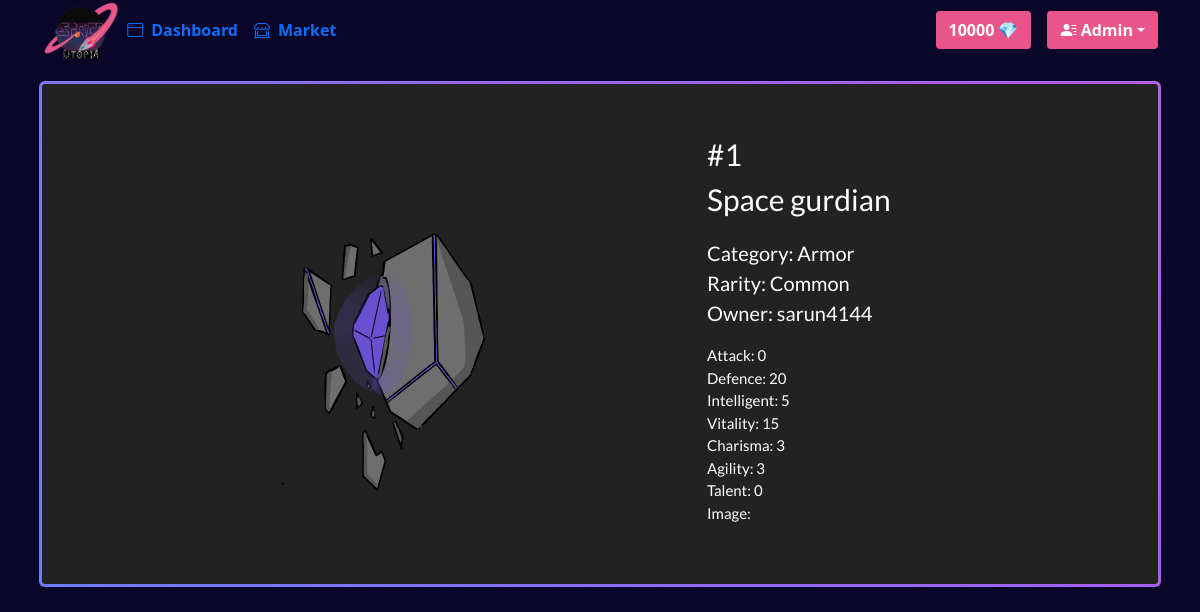
/buyitem.php?item_id=1 (signed in), run on an earlier commit of the app's database.
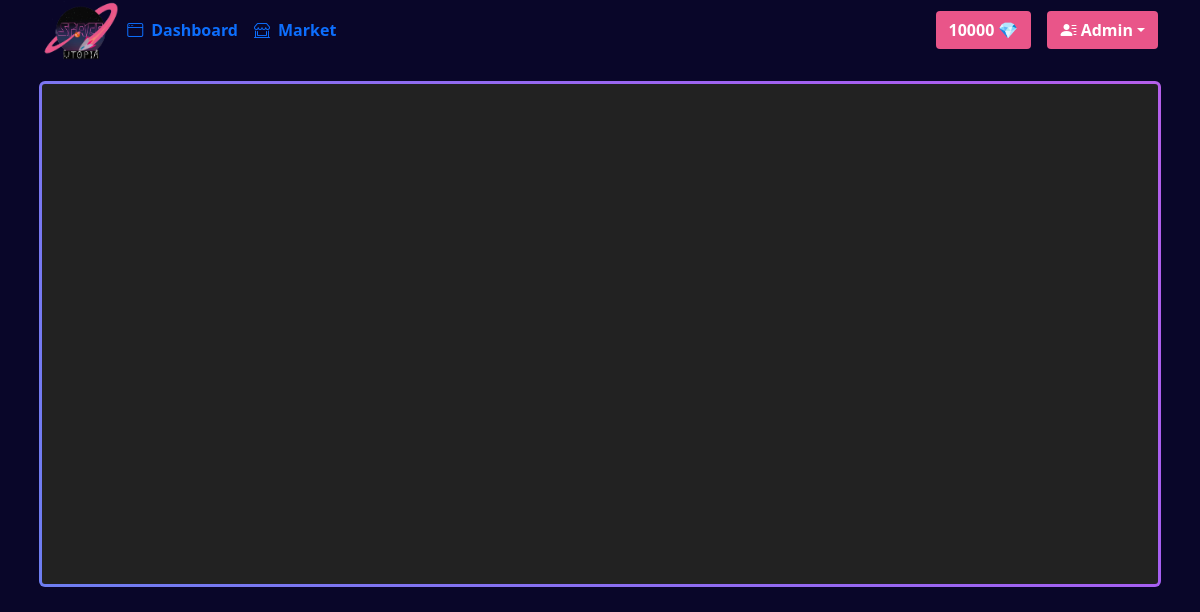
And on a later commit of the database.
### tables this page shows
CREATE TABLE `user` (
  `ID` int(200) NOT NULL,
  `Username` varchar(50) NOT NULL,
  `Pass` varchar(50) NOT NULL,
  `Email` text NOT NULL,
  `role` enum('A','M') NOT NULL DEFAULT 'M',
  `Gem` double NOT NULL DEFAULT 0
);

CREATE TABLE `item` (
  `Id_Item` int(200) NOT NULL,
  `Name` varchar(50) NOT NULL DEFAULT 'Item_Null',
  `Atk` int(99) NOT NULL DEFAULT 0,
  `Def` int(99) NOT NULL DEFAULT 0,
  `Int` int(99) NOT NULL DEFAULT 0,
  `Vit` int(99) NOT NULL DEFAULT 0,
  `Cha` int(99) NOT NULL DEFAULT 0,
  `Agi` int(99) NOT NULL DEFAULT 0,
  `Tal` int(99) NOT NULL DEFAULT 0,
  `Img` mediumblob DEFAULT NULL,
  `Hold_or_Sell` enum('H','S') NOT NULL DEFAULT 'H',
  `Category_Id` int(200) NOT NULL,
  `Rarity_Id` int(200) NOT NULL,
  `User_Id` int(200) NOT NULL DEFAULT 0
);

CREATE TABLE `catagory` (
  `Id_Category` int(200) NOT NULL,
  `Name` varchar(50) NOT NULL
);

CREATE TABLE `rarity` (
  `Rarity` int(200) NOT NULL,
  `Name` varchar(50) NOT NULL
);

### buyitem.php (the view, shortened to what the changed rows need)
<!DOCTYPE html>
<html lang="en">
<head>
    <link href="https://cdn.jsdelivr.net/npm/bootstrap@5.1.0/dist/css/bootstrap.min.css" rel="stylesheet">
    <link rel="stylesheet" href="https://cdn.jsdelivr.net/npm/bootstrap-icons@1.5.0/font/bootstrap-icons.css">
    <link rel="stylesheet" href="https://cdnjs.cloudflare.com/ajax/libs/meyer-reset/2.0/reset.min.css">
    <link rel="stylesheet" href="Card1.css">
  </head>
<body style="background-color: #222">
    <div class="container">
        <?php
        include 'navbar.php';
        ?>
        <div class="gradient-border mt-4">
            <div class="conatiner">
              <div class="row">
                    <?php
                        $item_id=$_GET['item_id'];
                        $conn=new PDO("mysql:host=localhost;dbname=spaceutopia;charset=utf8","root","");
                        $sql="SELECT t1.Id_Item,t1.Name,t1.Atk,t1.Def,t1.Int,t1.Vit,t1.Cha,t1.Agi,t1.Tal,t1.Img,t1.Hold_Or_Sell,t2.Name,t3.Name,t4.Username,t4.ID
                        FROM item AS t1 INNER JOIN catagory AS t2 ON (t1.Category_Id=t2.Id_Category)
                        INNER JOIN rarity AS t3 ON (t1.Rarity_Id=t3.Rarity) INNER JOIN user AS t4 ON (t1.User_Id=t4.ID) WHERE Id_Item = $item_id ";
                        $result =  $conn -> query($sql);
                        while($row=$result->fetch()){
                            echo "<div class='col-1'></div>";
                            echo "<div class='col-5' style='margin-left:auto ; margin-right:auto ;'>
                             <img src='Stone.png' alt='Item' style='width: 500px;'>
                            </div> ";
                            echo "<div class='col-1'></div>";
                            echo "<div class='col-5'>";
                            echo "<div class='mt-5' style='font-size: 30px'>";
                            echo '#'.$row[0].'<br>';
                            echo ''.$row[1].'';
                            echo "</div>";
                            echo "<div class='mt-3' style='font-size: 20px'>";
                            echo 'Category: '.$row[11].'<br>';
                            echo 'Rarity: '.$row[12].'<br>';
                            echo 'Owner: '.$row[13].'<br>';
                            echo "</div>";
                            echo "<div class='mt-3' style='font-size: 15px'>";
                            echo 'Attack: '.$row[2].'<br>';
                            echo 'Defence: '.$row[3].'<br>';
                            echo 'Intelligent: '.$row[4].'<br>';
                            echo 'Vitality: '.$row[5].'<br>';
                            echo 'Charisma: '.$row[6].'<br>';
                            echo 'Agility: '.$row[7].'<br>';
                            echo 'Talent: '.$row[8].'<br>';
                            echo 'Image: '.$row[9].'<br>';
                            echo "</div>";
                        }
                    ?>
              </div>
            </div>
        </div>
    </div>
</body>
</html>

### navbar.php (shortened to what the changed rows need)
<link rel="stylesheet" href="BG.css">
<header>
<?php
    if(!isset($_SESSION["id"])){
?>
      <div class="d-flex flex-wrap align-items-center justify-content-center justify-content-lg-start">
        <a href="Star.php"><img src="Logo.png" width="auto" height="60px"></a>
        <ul class="nav col-12 col-lg-auto me-lg-auto mb-2 justify-content-center mb-md-0">
          <li><a href="Log.php" class="White nav-link px-2 fw-bolder" title="DashBoard"><i class="bi bi-window me-2"></i>Dashboard</a></li>
          <li><a href="marketplace.php?name=All" class="White nav-link px-2 fw-bolder" title="Market"><i class="bi bi-shop-window me-2"></i>Market</a></li>
        </ul>
        <a href="login.php">
          <div div class="text-end">
            <button type="button" class="btn text-white fw-bold" style="background-color:#E95589">Login</button>
          </div>
        </a>
      </div>
<?php
    }else{
?>
<div class="d-flex flex-wrap align-items-center justify-content-center justify-content-lg-start">
        <form class="col-12 text-center col-lg-auto mb-3 mb-lg-0 me-lg-3 text-info">
        <button type="button" class="btn text-white fw-bold" style="background-color:#E95589">
            <?php
              $conn=new PDO("mysql:host=localhost;dbname=spaceutopia;charset=utf8","root","");
              $sql="SELECT * FROM user WHERE Username='$_SESSION[Username]'";
              $result=$conn->query($sql);
              while($row=$result->fetch()){
                echo $row['Gem']." 💎";
              }
            ?>
          </button>
        </form>
      </div>
      <?php
        }
      ?>
  </header>

What changed in the data, as far as the page shows it:
no longer on this page (row edited): item: Id_Item "1", Name "Space gurdian", catagory.Name "Armor", Rarity_Id.Name "Common", User_Id.Username "sarun4144", Atk "0", Def "20", Int "5", Vit "15", Cha "3", Agi "3", Tal "0"
